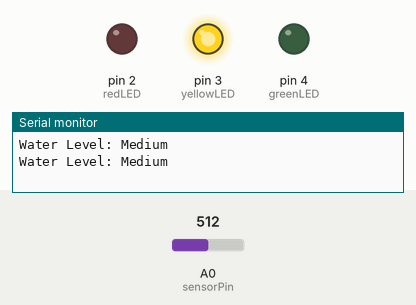
A sketch run on a simulated Arduino Uno, built with avr-gcc and run on an emulated ATmega328P. Parts: output pins drawn as LEDs (lit = HIGH), the last lines printed to the serial monitor. The inputs (shaded band) are chosen by the test bench; at power-on: A0 (sensorPin) = 512. Pins used as bus, display or sensor lines are not drawn.

Above: at 1.8 s.
1.9 s: A0 (sensorPin) set to 533
At 3.2 s:
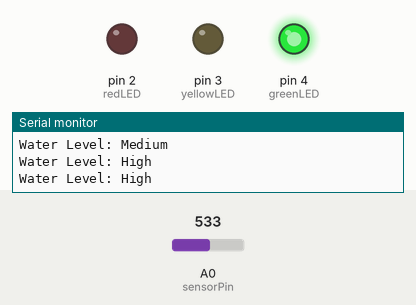
3.5 s: A0 (sensorPin) set to 410
At 5.2 s:
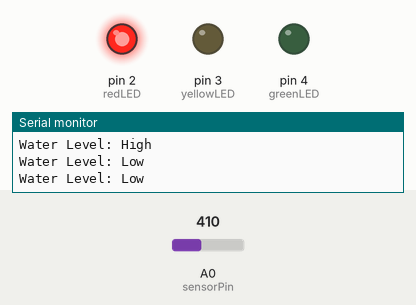
5.5 s: A0 (sensorPin) set to 0
At 6.6 s:
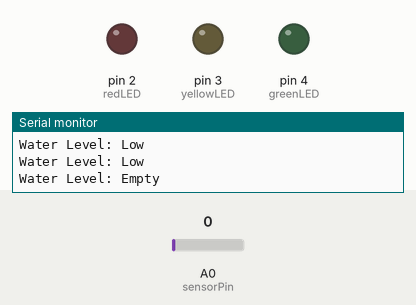
7.5 s: A0 (sensorPin) set to 122
At 8.8 s:
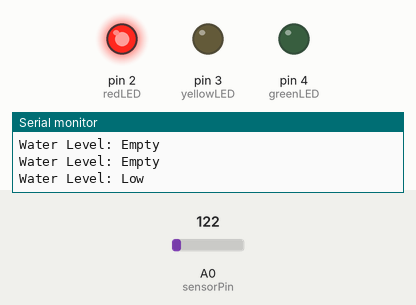
9.5 s: A0 (sensorPin) set to 405
11.3 s: A0 (sensorPin) set to 428
At 13.4 s:
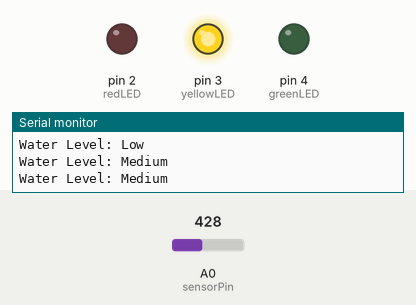
Timing chart, 0 to 14.6 s (numbered marks = the images above; inputs shaded):
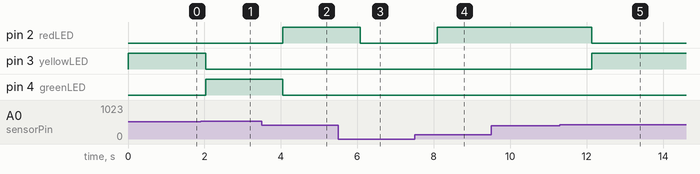

The sketch:

BERMAS-PJ10-WATERLEVEL2-LED.ino
```cpp
//BERMAS, LESTER LANCE J.
//BSIT-NS-3AB-M
//PROF. DARWIN VARGAS


/* Change these values based on your calibration values */
int lowerThreshold = 420;
int upperThreshold = 520;

// Sensor pins
#define sensorPower 7
#define sensorPin A0

// Value for storing water level
int val = 0;

// Declare pins to which LEDs are connected
int redLED = 2;
int yellowLED = 3;
int greenLED = 4;

void setup() {
  Serial.begin(9600);
  pinMode(sensorPower, OUTPUT);
  digitalWrite(sensorPower, LOW);

  // Set LED pins as an OUTPUT
  pinMode(redLED, OUTPUT);
  pinMode(yellowLED, OUTPUT);
  pinMode(greenLED, OUTPUT);

  // Initially turn off all LEDs
  digitalWrite(redLED, LOW);
  digitalWrite(yellowLED, LOW);
  digitalWrite(greenLED, LOW);
}

void loop() {
  int level = readSensor();

  if (level == 0) {
    Serial.println("Water Level: Empty");
    digitalWrite(redLED, LOW);
    digitalWrite(yellowLED, LOW);
    digitalWrite(greenLED, LOW);
  }
  else if (level > 0 && level <= lowerThreshold) {
    Serial.println("Water Level: Low");
    digitalWrite(redLED, HIGH);
    digitalWrite(yellowLED, LOW);
    digitalWrite(greenLED, LOW);
  }
  else if (level > lowerThreshold && level <= upperThreshold) {
    Serial.println("Water Level: Medium");
    digitalWrite(redLED, LOW);
    digitalWrite(yellowLED, HIGH);
    digitalWrite(greenLED, LOW);
  }
  else if (level > upperThreshold) {
    Serial.println("Water Level: High");
    digitalWrite(redLED, LOW);
    digitalWrite(yellowLED, LOW);
    digitalWrite(greenLED, HIGH);
  }
  delay(1000);
}

//This is a function used to get the reading
int readSensor() {
  digitalWrite(sensorPower, HIGH);
  delay(10);
  val = analogRead(sensorPin);
  digitalWrite(sensorPower, LOW);
  return val;
}
```

Measured:
- the behaviour switches between 520 and 521 on A0 (sensorPin) (found by bisection; images 0 and 1)
- the behaviour switches between 420 and 421 on A0 (sensorPin) (found by bisection; images 4 and 5)
- after the input at 1.9 s, pin 3 (yellowLED): HIGH → LOW after 0.13 s; pin 4 (greenLED): LOW → HIGH after 0.13 s
- after the input at 3.5 s, pin 2 (redLED): LOW → HIGH after 0.55 s; pin 4 (greenLED): HIGH → LOW after 0.55 s
- after the input at 5.5 s, pin 2 (redLED): HIGH → LOW after 0.57 s
- after the input at 7.5 s, pin 2 (redLED): LOW → HIGH after 0.59 s
- after the input at 11.3 s, pin 2 (redLED): HIGH → LOW after 0.83 s; pin 3 (yellowLED): LOW → HIGH after 0.83 s
